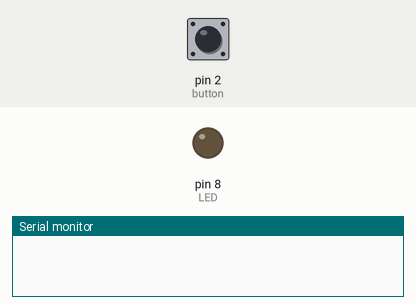
Recording of a sketch running on a simulated Arduino Uno, built with avr-gcc and run on an emulated ATmega328P. Shown: output pins drawn as LEDs (lit = HIGH), the last lines printed to the serial monitor. Inputs (shaded band) come from the test bench; at power-on: pin 2 (button) LOW.

Above: at 1.2 s.
1.3 s: pin 2 (button) pulled HIGH for 0.15 s
At 4.7 s:
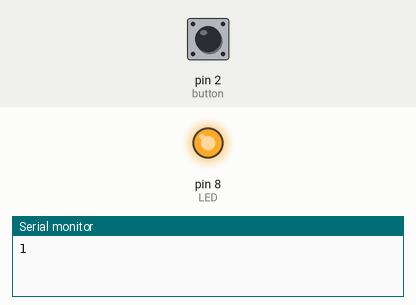
Timing chart, 0 to 6.4 s (numbered marks = the images above; inputs shaded):
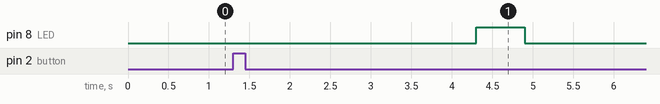

The sketch:

presscounterLED.ino
```cpp
int LED = 8;
int button = 2;
int presscounter = 0;
int S = 3;
unsigned long interrupt_time = millis();

void setup()
{
  Serial.begin(9600);
  pinMode(LED, OUTPUT);
  pinMode(button, INPUT);
}

void loop()
{
  attachInterrupt(0, press, RISING);
  unsigned long time = millis();

  if(time - interrupt_time >= 3000){
    for(int x = 0; x < presscounter; x++){
      blink();
    }
     presscounter=0;
  }
}

void press(){
    presscounter++;
    interrupt_time = millis();
    Serial.print(presscounter);
  }

void blink(){
     digitalWrite(LED, HIGH);
     delay(600);
     digitalWrite(LED, LOW);
     delay(500);
}
```

Measured:
- after the input at 1.3 s, pin 8 (LED): LOW → HIGH after 3.0 s, → LOW 0.60 s later
